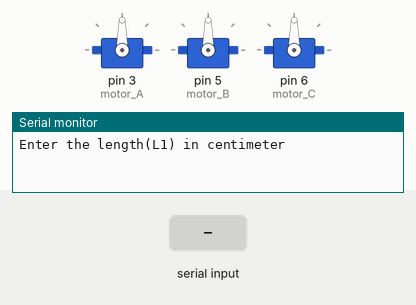
Simulated run of this sketch. Board: Arduino Uno, built with avr-gcc and run on an emulated ATmega328P. Shown: 3 × servo, the last lines printed to the serial monitor. Inputs (shaded band) come from the test bench.

Above: at 0.9 s.
1.0 s: "90,45,200,10,150,30\n" received over Serial
At 2.6 s:
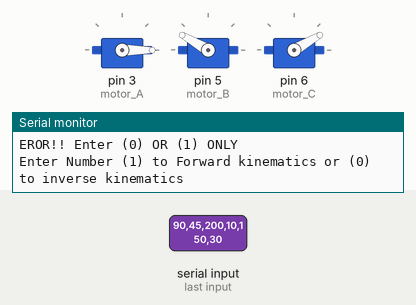
2.9 s: "90,45,200\n" received over Serial
At 4.7 s:
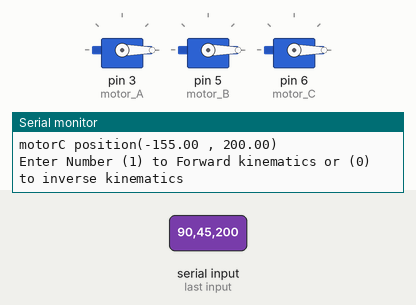
5.5 s: "30,150,10\n" received over Serial
At 7.8 s:
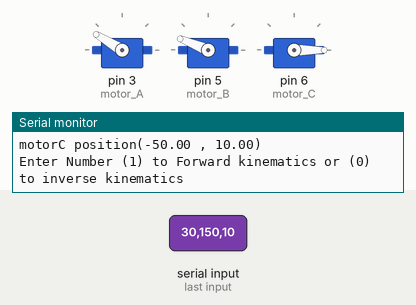
8.1 s: "1,90,45\n" received over Serial
At 9.7 s:
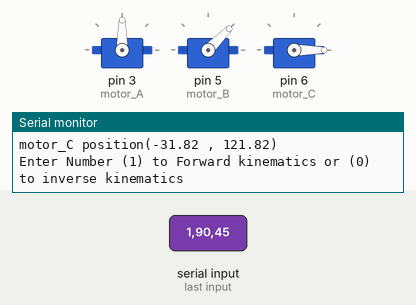
10.7 s: "90,45,200,10,150,30\n" received over Serial
At 13.2 s:
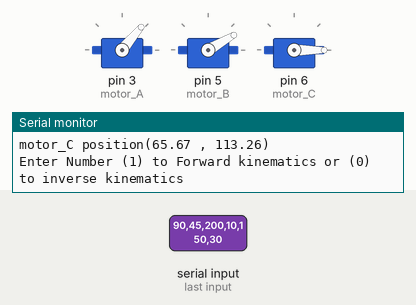
13.7 s: "90,45,200,10\n" received over Serial
At 15.1 s:
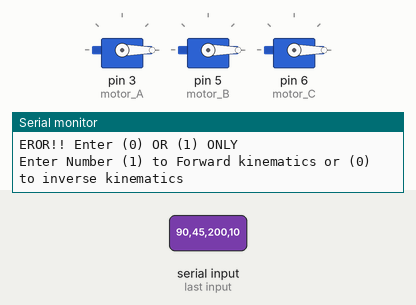
Timing chart, 0 to 16.3 s (numbered marks = the images above; inputs shaded):
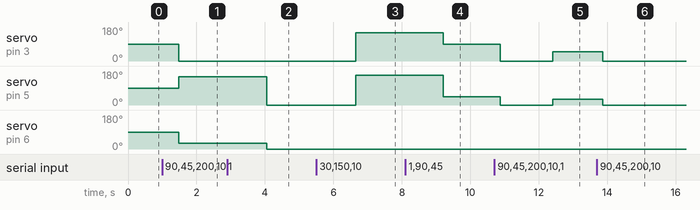

The sketch:

code_task8.ino
```cpp
#include <Servo.h>
Servo motor_A;
Servo motor_B;
Servo motor_C;
float O1 ,O2, O3 , O ;        // angles motor in degree

float rad_O1 , rad_O2, rad_O3, rad_O ; // angles motor in Radian

float L1, L2, L3;        // lengths Arm

float x, x1, x2;       //Points
float y, y1, y2;

float pi = 3.14159265359;


void setup() {
  motor_A.attach(3);
  motor_B.attach(5);
  motor_C.attach(6);
  Serial.begin(9600);

 Serial.println("Enter the length(L1) in centimeter ");
 while(Serial.available()==0){}
 L1=Serial.parseFloat();
 Serial.print("your length (L1) = ");
 Serial.println(L1);

 Serial.println("Enter the length(L2) in centimeter ");
 while(Serial.available()==0){}
 L2=Serial.parseFloat();
 Serial.print("your length (L2) = ");
 Serial.println(L2);

 Serial.println("Enter the length(L3) in centimeter ");
 while(Serial.available()==0){}
 L3=Serial.parseFloat();
 Serial.print("your length (L3) = ");
 Serial.println(L3);

 Serial.println("Enter Number (1) to Forward kinematics or (0) to inverse kinematics");
   }

void loop() {

 if (Serial.available())  {

    char ch = Serial.read();
    if (ch == '1'){
  //--------------------------Forwad kinematics Case--------------------------------

  Serial.println("Enter the angle (motor_A) in degree ");
  while(Serial.available()==0){}
  O1=Serial.parseFloat();
  Serial.print("your angle (motor_A) = ");
  Serial.println(O1);

  Serial.println("Enter the angle (motor_B) in degree ");
  while(Serial.available()==0){}
  O2=Serial.parseFloat();
  Serial.print("your angle (motor_B) = "); Serial.println(O2);

  Serial.println("Enter the angle (motor_C) in degree ");
  while(Serial.available()==0){}
  O3=Serial.parseFloat();
  Serial.print("your angle (motor_C) = "); Serial.println(O3);

//-------------------------------------calculation
  rad_O1 = (O1*pi)/180;
  rad_O2 = (O2*pi)/180;
  rad_O3 = (O3*pi)/180;
  rad_O = (O*pi)/180;

  motor_A.write(O1);
  motor_B.write(O2);
  motor_C.write(O3);

  x = L1 * cos(rad_O1) +L2 * cos(rad_O1 + rad_O2) + L3 * cos(rad_O1 + rad_O2 + rad_O3);
  y = L1 * sin(rad_O1) +L2 * sin (rad_O1 + rad_O2)+ L3 * sin (rad_O1 + rad_O2 + rad_O3);
  O = O1 + O2 + O3;
  x1 = L1 * cos(rad_O1);
  y1 = L1 * sin(rad_O1);
  x2 = L1 * cos(rad_O1) +L2 * cos(rad_O1 + rad_O2);
  y2 = L1 * sin(rad_O1) +L2 * sin (rad_O1 + rad_O2);

  //-----------------------------Print data
 Serial.print("X = "); Serial.print(x);
 Serial.print(" & Y = "); Serial.println(y);
 Serial.print("Total angle (O) = "); Serial.println(O);
 Serial.print("motor_A moved to angle  "); Serial.println(O1);
 Serial.print("motor_B moved to angle "); Serial.println(O2);
 Serial.print("motor_C moved to angle "); Serial.println(O3);
 Serial.println("motor_A position(0 , 0)");
 Serial.print("motor_B position("); Serial.print(x1);Serial.print(" , ");Serial.print(y1);Serial.println(")");
 Serial.print("motor_C position("); Serial.print(x2);Serial.print(" , ");Serial.print(y2);Serial.println(")");
 Serial.println("Enter Number (1) to Forward kinematics or (0) to inverse kinematics");
 }

else if(ch == '0')

//-----------------------------inverse kinematics case----------------------------------

      {Serial.println("Enter the value X ");
      while(Serial.available()==0){}
      x=Serial.parseFloat();
      Serial.print("your X = "); Serial.println(x);

      Serial.println("Enter the value Y ");
      while(Serial.available()==0){}
      y=Serial.parseFloat();
      Serial.print("your Y = "); Serial.println(y);

      Serial.println("Enter the Total Angle O  in degree");
      while(Serial.available()==0){}
      O=Serial.parseFloat();
      Serial.print("your O = ");Serial.println(O);

  //-------------------------------------calculation
  rad_O = (O*pi)/180;
  x2=x-L3*cos(rad_O);
  y2=y-L3*sin(rad_O);
  rad_O2 = acos((sq(x2)+ sq(y2) - sq(L1) - sq(L2)) / (2*L1*L2));

  rad_O1= acos(((L1 + L2 * cos(rad_O2))*x2+(L2 * y2 * sin(rad_O2))) / (sq(x2)+ sq(y2)));

      O1= (rad_O1*180)/pi;
      O2= (rad_O2*180)/pi;
      O3= O-O1-O2;

      motor_A.write(O1);
      motor_B.write(O2);
      motor_C.write(O3);
      x1 = L1 * cos(rad_O1) ;
      y1 = L1 * sin(rad_O1) ;

// ------------------->>> Print Data
 Serial.print("motor_A moved to angle O1 "); Serial.println(O1);
 Serial.print("motor_B moved to angle O2 "); Serial.println(O2);
 Serial.print("motor_C moved to angle O3 "); Serial.println(O3);

 Serial.println("motorA position(0 , 0)");
 Serial.print("motorB position("); Serial.print(x1);Serial.print(" , ");Serial.print(y1);Serial.println(")");
 Serial.print("motorC position("); Serial.print(x2);Serial.print(" , ");Serial.print(y2);Serial.println(")");

 Serial.println("Enter Number (1) to Forward kinematics or (0) to inverse kinematics");
 }

 else {Serial.println("EROR!! Enter (0) OR (1) ONLY ");
 Serial.println("Enter Number (1) to Forward kinematics or (0) to inverse kinematics");
 }
 }
 }
```

Measured:
- after the input at 1.0 s, servo on pin 3 (motor_A): 90° → 0° after 0.48 s; servo on pin 5 (motor_B): 90° → 150° after 0.48 s; servo on pin 6 (motor_C): 90° → 30° after 0.48 s
- after the input at 2.9 s, servo on pin 5 (motor_B): 150° → 0° after 1.2 s; servo on pin 6 (motor_C): 30° → 0° after 1.2 s
- after the input at 5.5 s, servo on pin 3 (motor_A): 0° → 149° after 1.2 s; servo on pin 5 (motor_B): 0° → 158° after 1.2 s
- after the input at 8.1 s, servo on pin 3 (motor_A): 149° → 90° after 1.1 s; servo on pin 5 (motor_B): 158° → 45° after 1.1 s
- after the input at 10.7 s, servo on pin 3 (motor_A): 90° → 0° after 0.17 s, → 50° 1.5 s later; servo on pin 5 (motor_B): 45° → 0° after 0.17 s, → 30° 1.5 s later
- after the input at 13.7 s, servo on pin 3 (motor_A): 50° → 0° after 0.17 s; servo on pin 5 (motor_B): 30° → 0° after 0.17 s
